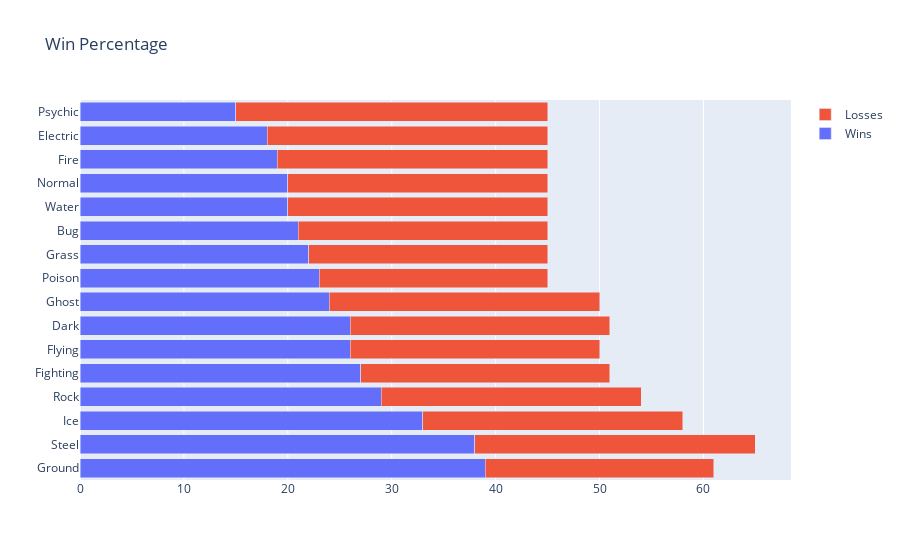

The notebook cell saved with this chart:
### Markdown cell above
Win Percentage using Horizontal bar graph

### Code cell
df = df_team
df[['Team', 'Games_Won', 'Games_Lost']]
# using Matplotlib
plt.barh(df['Team'], df['Games_Won'], label='Wins')
plt.barh(df['Team'], df['Games_Lost'], label='Losses')
plt.title('Win Percentage')
plt.legend()
plt.show()
# using Plotly
trace_wins = go.Bar(y=df['Team'], x=df['Games_Won'], orientation='h', name='Wins')
trace_losses = go.Bar(y=df['Team'], x=df['Games_Lost'], orientation='h', name='Losses')
layout = go.Layout(title='Win Percentage', barmode='stack')
fig = go.Figure(data=[trace_wins, trace_losses], layout=layout)
fig.show()

### Figure 1 — Plotly figure (JSON) as saved in the notebook; plotly's stock layout.template omitted (floating-point values rounded to 4 significant figures)
{"data": [{"name": "Wins", "orientation": "h", "type": "bar", "x": [39, 38, 33, 29, 27, 26, 26, 24, 23, 22, 21, 20, 20, 19, 18, 15], "y": ["Ground", "Steel", "Ice", "Rock", "Fighting", "Flying", "Dark", "Ghost", "Poison", "Grass", "Bug", "Water", "Normal", "Fire", "Electric", "Psychic"]}, {"name": "Losses", "orientation": "h", "type": "bar", "x": [22, 27, 25, 25, 24, 24, 25, 26, 22, 23, 24, 25, 25, 26, 27, 30], "y": ["Ground", "Steel", "Ice", "Rock", "Fighting", "Flying", "Dark", "Ghost", "Poison", "Grass", "Bug", "Water", "Normal", "Fire", "Electric", "Psychic"]}], "layout": {"barmode": "stack", "title": {"text": "Win Percentage"}}}
